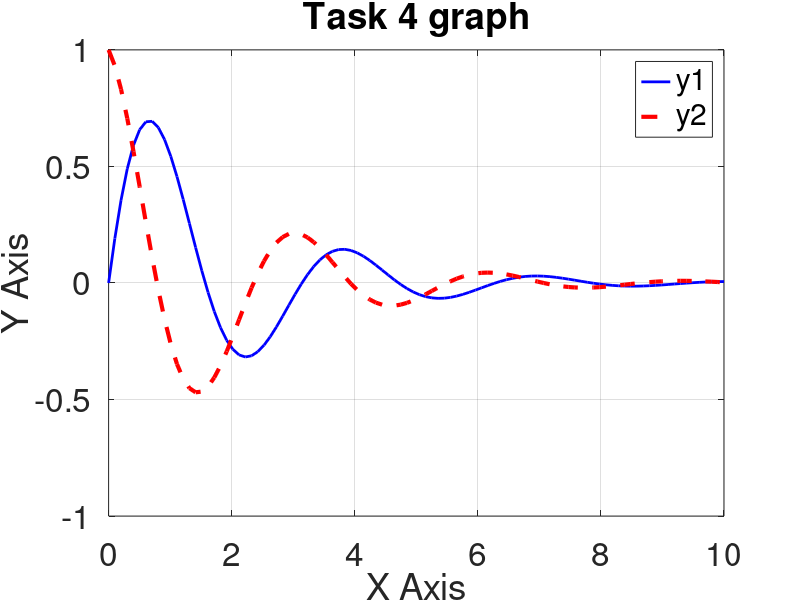

Recreate this plot in MATLAB.
x = linspace(0,10,100);
y1 = e.^(-.5*x).*sin(2*x);
y2 = e.^(-.5*x).*cos(2*x);
plot(x, y1, '-b', "linewidth", 2, x, y2, '--r', "linewidth", 3);
legend("y1", "y2");
title("Task 4 graph");
xlabel("X Axis");
ylabel("Y Axis");
grid on;
set(gca, "fontsize", 24);
